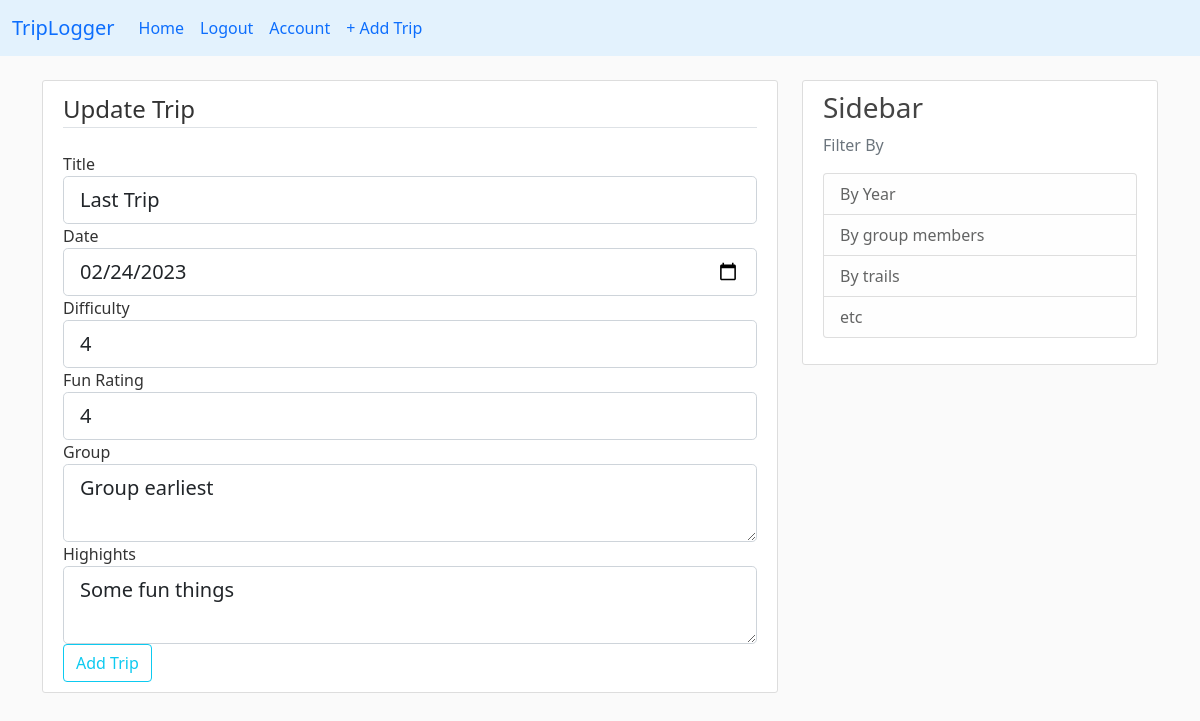
The app's page /trip/3/update (signed in) with its own data.
### triplog/models.py (models this page shows, shortened)
class Trip(db.Model):
    id = db.Column(db.Integer, primary_key=True)
    title = db.Column(db.String(100), nullable=False)
    trip_date = db.Column(db.DateTime, nullable=False)
    trip_group = db.Column(db.Text, nullable=False)
    difficulty = db.Column(db.Integer, nullable=False)
    fun_rating = db.Column(db.Integer, nullable=False)
    highlights = db.Column(db.Text)
    image_trip = db.Column(db.String(20), nullable=False,
                           default='scene.jpg')
    user_id = db.Column(db.Integer, db.ForeignKey('user.id'), nullable=False)

### triplog/trips/routes.py (the view)
@trips.route("/trip/<int:trip_id>/update", methods=["GET", "POST"])
@login_required
def update_trip(trip_id):
    trip = Trip.query.get_or_404(trip_id)
    if trip.author != current_user:
        abort(403)
    form = TripForm()
    if form.validate_on_submit():
        trip.title = form.title.data
        trip.trip_date = form.trip_date.data
        trip.difficulty = form.difficulty.data
        trip.fun_rating = form.fun_rating.data
        trip.trip_group = form.trip_group.data
        trip.highlights = form.highlights.data
        db.session.commit()
        flash("Your trip has been updated", 'success')
        return redirect(url_for('trips.trip', trip_id=trip_id))
    elif request.method == 'GET':
        form.title.data = trip.title
        form.trip_date.data = trip.trip_date
        form.difficulty.data = trip.difficulty
        form.fun_rating.data = trip.fun_rating
        form.trip_group.data = trip.trip_group
        form.highlights .data = trip.highlights
    return render_template('create_trip.html', title='Update Trip', form=form, legend='Update Trip')

### triplog/trips/forms.py
class TripForm(FlaskForm):
    title = StringField('Title', validators=[DataRequired()])
    trip_date = DateField('Date', validators=[DataRequired()])
    difficulty = StringField('Difficulty', validators=[DataRequired()])
    fun_rating = StringField('Fun Rating', validators=[DataRequired()])
    trip_group = TextAreaField('Group', validators=[DataRequired()])
    highlights = TextAreaField('Highights', validators=[DataRequired()])
    submit = SubmitField('Add Trip')

### triplog/models.py (called while the page is built)
@login_manager.user_loader
def load_user(user_id):
    return User.query.get(int(user_id))

### triplog/templates/create_trip.html (shortened to what this page needs)
{% extends "layout.html" %}
{% block content %}
<div class="content-section">
    <form method="POST" action="">
        <fieldset class="form-group">
            <legend class="border-bottom mb-4">{{ legend }}</legend>
            <div class="form-group">
                {{ form.title.label(class="form-control-label") }}
                {% if form.title.errors %}
                {{ form.title(class="form-control form-lg is-invalid") }}
                <div class="invalid-feedback">
                    {% for error in form.title.errors %}
                    <span>{{ error }}</span>
                    {% endfor %}
                </div>
                {% else %}
                {{ form.title(class="form-control form-control-lg") }}
                {% endif %}
            </div>
            <div class="form-group">
                {{ form.trip_date.label(class="form-control-label") }}
                {% if form.trip_date.errors %}
                {{ form.trip_date(class="form-control form-lg is-invalid") }}
                <div class="invalid-feedback">
                    {% for error in form.trip_date.errors %}
                    <span>{{ error }}</span>
                    {% endfor %}
                </div>
                {% else %}
                {{ form.trip_date(class="form-control form-control-lg") }}
                {% endif %}
            </div>
            <div class="form-group">
                {{ form.difficulty.label(class="form-control-label") }}
                {% if form.difficulty.errors %}
                {{ form.difficulty(class="form-control form-lg is-invalid") }}
                <div class="invalid-feedback">
                    {% for error in form.difficulty.errors %}
                    <span>{{ error }}</span>
                    {% endfor %}
                </div>
                {% else %}
                {{ form.difficulty(class="form-control form-control-lg") }}
                {% endif %}
            </div>
            <div class="form-group">
                {{ form.fun_rating.label(class="form-control-label") }}
                {% if form.fun_rating.errors %}
                {{ form.fun_rating(class="form-control form-lg is-invalid") }}
                <div class="invalid-feedback">
                    {% for error in form.fun_rating.errors %}
                    <span>{{ error }}</span>
                    {% endfor %}
                </div>
                {% else %}
                {{ form.fun_rating(class="form-control form-control-lg") }}
                {% endif %}
            </div>
            <div class="form-group">
                {{ form.trip_group.label(class="form-control-label") }}
                {% if form.trip_group.errors %}
                {{ form.trip_group(class="form-control form-lg is-invalid") }}
                <div class="invalid-feedback">
                    {% for error in form.trip_group.errors %}
                    <span>{{ error }}</span>
                    {% endfor %}
                </div>
                {% else %}
                {{ form.trip_group(class="form-control form-control-lg") }}
                {% endif %}
            </div>
            <div class="form-group">
                {{ form.highlights.label(class="form-control-label") }}
                {% if form.highlights.errors %}
                {{ form.highlights(class="form-control form-lg is-invalid") }}
                <div class="invalid-feedback">
                    {% for error in form.highlights.errors %}
                    <span>{{ error }}</span>
                    {% endfor %}
                </div>
                {% else %}
                {{ form.highlights(class="form-control form-control-lg") }}
                {% endif %}
            </div>
        </fieldset>
        <div class="form-group">
            {{ form.submit(class="btn btn-outline-info") }}
        </div>
    </form>
</div>
{% endblock content %}

### triplog/static/main.css (style rules this page uses)
body { background: #fafafa; color: #333333; margin-top: 5rem; }
.content-section { background: #ffffff; padding: 10px 20px; border: 1px solid #dddddd; border-radius: 3px; margin-bottom: 20px; }

### records on screen
Trip: title "Last Trip", trip_date "02/24/2023", difficulty "4", fun_rating "4", trip_group "Group earliest", highlights "Some fun things"

### other values on screen
{{ legend }} "Update Trip"
